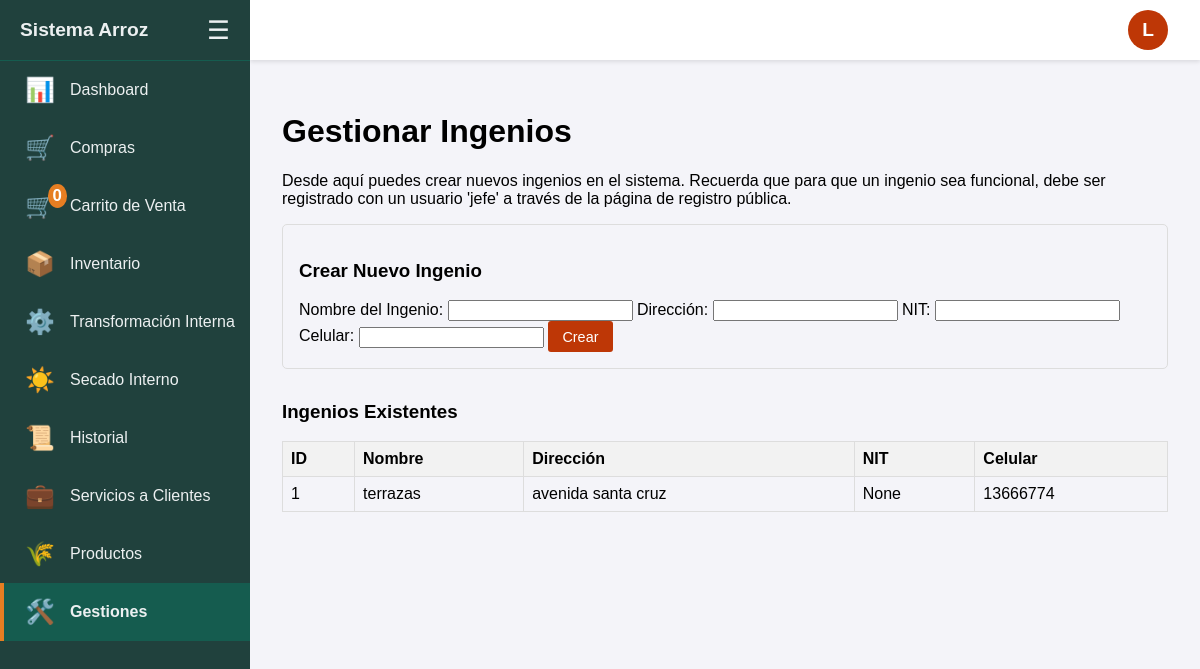
The page /ingenios (signed in) on the database as committed earlier.
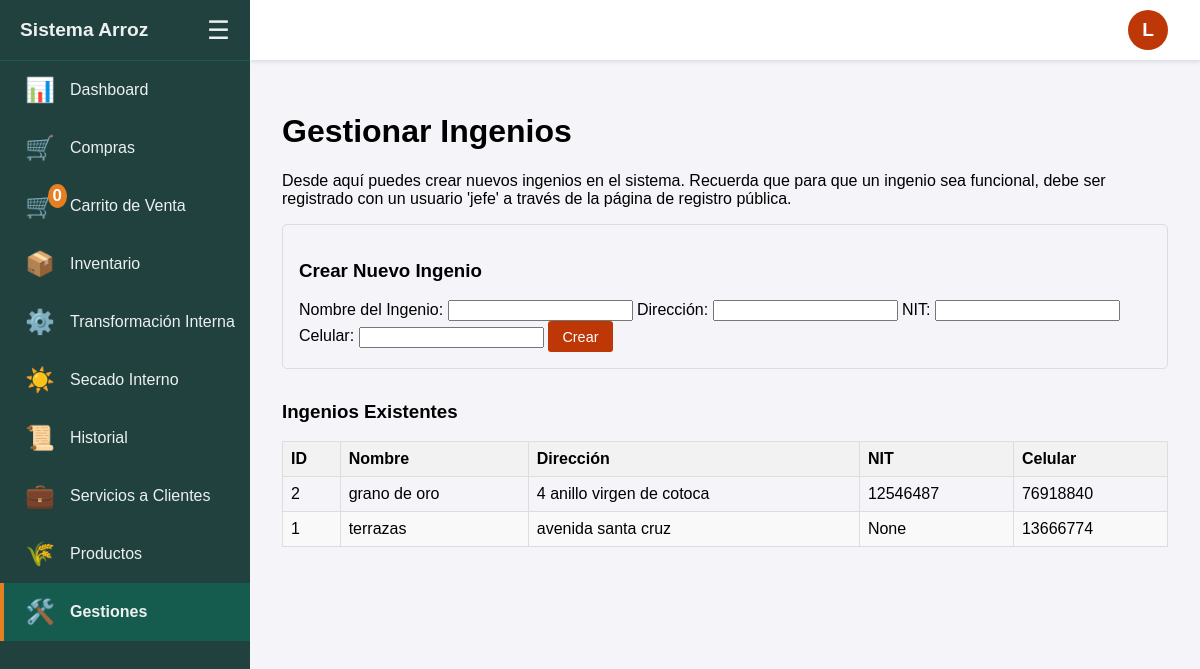
The same page on the database as committed later.
### tables this page shows
CREATE TABLE ingenios (
                id INTEGER PRIMARY KEY AUTOINCREMENT,
                nombre TEXT NOT NULL UNIQUE
            , direccion TEXT NOT NULL DEFAULT "", nit TEXT, celular TEXT NOT NULL DEFAULT "");

### blueprints/management.py (the view)
    @login_required
    def decorated_function(*args, **kwargs):
        if g.user['nivel_acceso'] != 'jefe':
            flash('No tienes permiso para acceder a esta página.', 'danger')
            return redirect(url_for('main.compras'))
        return f(*args, **kwargs)

### blueprints/__init__.py (called while the page is built)
def login_required(f):
    @wraps(f)
    def decorated_function(*args, **kwargs):
        if g.user is None:
            return redirect(url_for('auth.login', next=request.url))
        return f(*args, **kwargs)
    return decorated_function

### blueprints/management.py (called while the page is built, shortened)
def jefe_required(f):
    @login_required
    def decorated_function(*args, **kwargs):
        if g.user['nivel_acceso'] != 'jefe':
            flash('No tienes permiso para acceder a esta página.', 'danger')
            return redirect(url_for('main.compras'))
        return f(*args, **kwargs)
    decorated_function.__name__ = f.__name__
    return decorated_function

@management_bp.route('/ingenios', methods=['GET', 'POST'])
@jefe_required
def ingenios():
    lista_ingenios = obtener_ingenios_logic()
    return render_template('ingenios.html', ingenios=lista_ingenios)

### db.py (called while the page is built)
def obtener_ingenios_db():
    with sqlite3.connect(DB_NAME) as conn:
        c = conn.cursor()
        return c.execute("SELECT id, nombre, direccion, nit, celular FROM ingenios ORDER BY nombre").fetchall()

def obtener_ingenio_por_id_db(ingenio_id: int):
    with sqlite3.connect(DB_NAME) as conn:
        c = conn.cursor()
        return c.execute("SELECT id, nombre, direccion, nit, celular FROM ingenios WHERE id = ?", (ingenio_id,)).fetchone()

### logic.py (called while the page is built)
def obtener_ingenios_logic():
    return obtener_ingenios_db()

### templates/ingenios.html (shortened to what this page needs)
{% extends "index.html" %}
{% block content %}
  <h1>Gestionar Ingenios</h1>
  <p>Desde aquí puedes crear nuevos ingenios en el sistema. Recuerda que para que un ingenio sea funcional, debe ser registrado con un usuario 'jefe' a través de la página de registro pública.</p>
  <form method="post" style="margin-bottom: 2em; border: 1px solid #ddd; padding: 1em; border-radius: 5px;">
    <h3>Crear Nuevo Ingenio</h3>
    <label for="nombre">Nombre del Ingenio:</label>
    <input type="text" id="nombre" name="nombre" required>
    <label for="direccion">Dirección:</label>
    <input type="text" id="direccion" name="direccion" required>
    <label for="nit">NIT:</label>
    <input type="text" id="nit" name="nit">
    <label for="celular">Celular:</label>
    <input type="text" id="celular" name="celular" required>
    <button type="submit">Crear</button>
  </form>
  <h3>Ingenios Existentes</h3>
  <table>
    <thead>
      <tr>
        <th>ID</th>
        <th>Nombre</th>
        <th>Dirección</th>
        <th>NIT</th>
        <th>Celular</th>
      </tr>
    </thead>
    <tbody>
      {% for ingenio in ingenios %}
      <tr>
        <td>{{ ingenio[0] }}</td>
        <td>{{ ingenio[1] }}</td>
        <td>{{ ingenio[2] or '-' }}</td>
        <td>{{ ingenio[3] or '-' }}</td>
        <td>{{ ingenio[4] or '-' }}</td>
      </tr>
      {% else %}
      <tr>
        <td colspan="5">No hay ingenios registrados.</td>
      </tr>
      {% endfor %}
    </tbody>
  </table>
{% endblock %}

### templates/index.html (shortened to what this page needs)
<!doctype html>
<html lang="es">
<head>
</head>
<body>
  {% if g.user %}
    <div id="sidebar" class="sidebar">
      <div class="sidebar-header">
        <span class="sidebar-title text">Sistema Arroz</span>
        <button id="sidebar-toggle" class="sidebar-toggle-btn" title="Ocultar/Mostrar menú">☰</button>
      </div>
      <nav class="sidebar-nav">
        <a href="{{ url_for('main.dashboard') }}" class="{{ 'active' if request.endpoint == 'main.dashboard' else '' }}"><span class="icon">📊</span><span class="text">Dashboard</span></a>
        <a href="{{ url_for('main.compras') }}" class="{{ 'active' if request.endpoint == 'main.compras' else '' }}"><span class="icon">🛒</span><span class="text">Compras</span></a>
        <a href="{{ url_for('main.carrito') }}" class="{{ 'active' if request.endpoint == 'main.carrito' else '' }}">
          <span class="icon">
            <span style="position: relative; display: inline-block;">🛒<span style="position: absolute; top: -8px; right: -12px; background: #e67e22; border-radius: 50%; color: white; font-size: 0.7em; padding: 2px 5px; font-weight: bold;">{{ session.get('carrito', {})|length }}</span></span>
          </span>
          <span class="text">Carrito de Venta</span>
        </a>
        <a href="{{ url_for('main.inventario') }}" class="{{ 'active' if request.endpoint == 'main.inventario' else '' }}"><span class="icon">📦</span><span class="text">Inventario</span></a>
        <a href="{{ url_for('transactions.transformar_interno') }}" class="{{ 'active' if request.endpoint == 'transactions.transformar_interno' else '' }}"><span class="icon">⚙️</span><span class="text">Transformación Interna</span></a>
        <a href="{{ url_for('transactions.secar_lote_interno') }}" class="{{ 'active' if request.endpoint == 'transactions.secar_lote_interno' else '' }}"><span class="icon">☀️</span><span class="text">Secado Interno</span></a>
        <a href="{{ url_for('main.historial') }}" class="{{ 'active' if request.endpoint == 'main.historial' else '' }}"><span class="icon">📜</span><span class="text">Historial</span></a>
        <div class="management-menu" id="servicios-menu">
          <a href="#" id="servicios-menu-trigger" class="management-menu-btn {{ 'active' if request.endpoint in ['transactions.servicio_secado', 'transactions.servicio_pelado'] else '' }}">
            <span class="icon">💼</span><span class="text">Servicios a Clientes</span>
          </a>
        </div>
        <a href="{{ url_for('reports.productos') }}" class="{{ 'active' if request.endpoint == 'reports.productos' else '' }}"><span class="icon">🌾</span><span class="text">Productos</span></a>
        {% if g.user.nivel_acceso == 'jefe' %}
          {% set gestiones_endpoints = ['management.gestionar_almacenes', 'management.gestionar_variedades', 'management.gestionar_usuarios', 'management.crear_usuario', 'management.ingenios'] %}
          <div class="management-menu" id="management-menu">
            <a href="#" id="management-menu-trigger" class="management-menu-btn {{ 'active' if request.endpoint in gestiones_endpoints else '' }}">
              <span class="icon">🛠️</span><span class="text">Gestiones</span>
            </a>
          </div>
        {% endif %}
      </nav>
    </div>
  {% endif %}
  {% if g.user %}
    <header id="top-bar" class="top-bar">
      <div class="user-menu">
          <button id="user-menu-trigger" class="user-menu-btn" title="Menú de usuario">
            {{ g.user.email[0]|upper }}
          </button>
      </div>
    </header>
  {% endif %}
  <div id="main-content" class="main-content">
    <main class="container">
      {% block container_content %}
        {% block content %}{% endblock %}
      {% endblock %}
    </main>
  </div>
</body>
</html>

### templates/index.html (style rules this page uses)
:root { --sidebar-width-expanded: 250px; --sidebar-width-collapsed: 80px; --top-bar-height: 60px; --sidebar-bg-color: #20413d; --sidebar-text-color: #ecf0f1; --sidebar-hover-bg: #155c4f; --sidebar-icon-color: #e67e22; }
body { font-family: sans-serif; margin: 0; background-color: #f4f4f9; }
table { border-collapse: collapse; width: 100%; margin-top: 1em; }
th, td { border: 1px solid #ddd; padding: 8px; text-align: left; }
th { background-color: #f2f2f2; }
tr:nth-child(even) { background-color: #f9f9f9; }
button, input[type=submit] { padding: 0.5em 1em; background-color: #be3706; color: white; border: none; border-radius: 3px; cursor: pointer; font-size: 0.9em; transition: background-color 0.2s; }
.sidebar { position: fixed; top: 0; left: 0; height: 100vh; width: var(--sidebar-width-expanded); background: var(--sidebar-bg-color); color: var(--sidebar-text-color); transition: width 0.3s ease-in-out; z-index: 1000; overflow-x: hidden; display: flex; flex-direction: column; }
.sidebar-header { display: flex; align-items: center; justify-content: space-between; padding: 0 20px; height: var(--top-bar-height); border-bottom: 1px solid var(--sidebar-hover-bg); flex-shrink: 0; }
.sidebar-title { font-size: 1.2em; font-weight: bold; white-space: nowrap; }
.sidebar-toggle-btn { background: none; border: none; color: var(--sidebar-text-color); font-size: 1.6em; cursor: pointer; padding: 0; }
.sidebar-nav { flex-grow: 1; overflow-y: auto; }
.sidebar-nav a, .sidebar-nav .management-menu-btn { display: flex; align-items: center; padding: 15px 25px; color: var(--sidebar-text-color); text-decoration: none; transition: background-color 0.2s; white-space: nowrap; }
.sidebar-nav .icon { font-size: 1.5em; margin-right: 20px; width: 25px; text-align: center; flex-shrink: 0; }
.sidebar-nav a.active, .sidebar-nav .management-menu-btn.active { background-color: var(--sidebar-hover-bg); font-weight: bold; border-left: 4px solid var(--sidebar-icon-color); padding-left: 21px; }
.user-menu { position: relative; display: inline-block; }
.user-menu-btn { background-color: #be3706; color: white; width: 40px; height: 40px; padding: 0; font-size: 1.2em; font-weight: bold; border: none; cursor: pointer; border-radius: 50%; display: flex; align-items: center; justify-content: center; transition: background-color 0.2s; }
.main-content { margin-left: var(--sidebar-width-expanded); padding-top: var(--top-bar-height); transition: margin-left 0.3s ease-in-out; }
.top-bar { position: fixed; top: 0; left: var(--sidebar-width-expanded); right: 0; height: var(--top-bar-height); background-color: #ffffff; box-shadow: 0 2px 4px rgba(0,0,0,0.1); display: flex; align-items: center; justify-content: flex-end; padding: 0 2em; z-index: 998; transition: left 0.3s ease-in-out; }
.container { padding: 2em; }
.management-menu { position: relative; }
.management-menu-btn { width: 100%; background: none; border: none; text-align: left; cursor: pointer; font-size: 1em; font-family: inherit; }

Rows that differ between the two databases and show on the page:
added ingenios: id "2", nombre "grano de oro", direccion "4 anillo virgen de cotoca", nit "12546487", celular "76918840"
